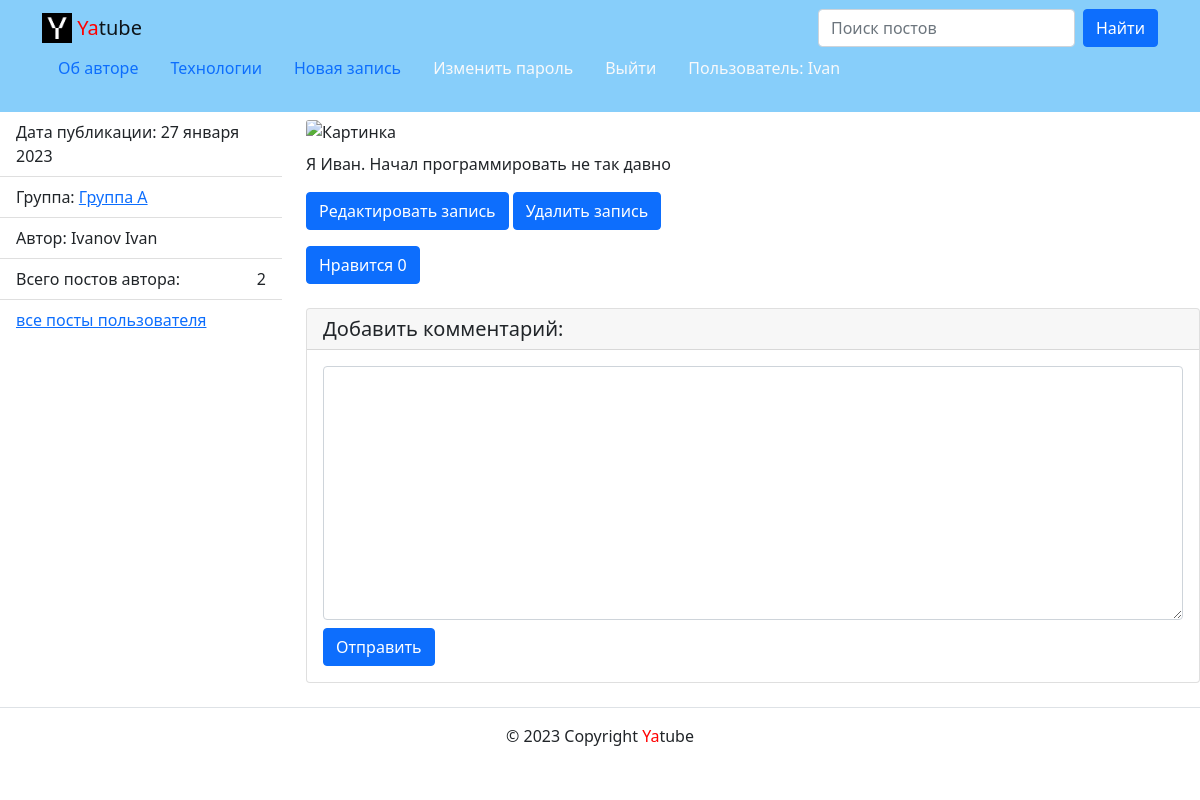
The page /posts/27/ (signed in) on the database as committed earlier.
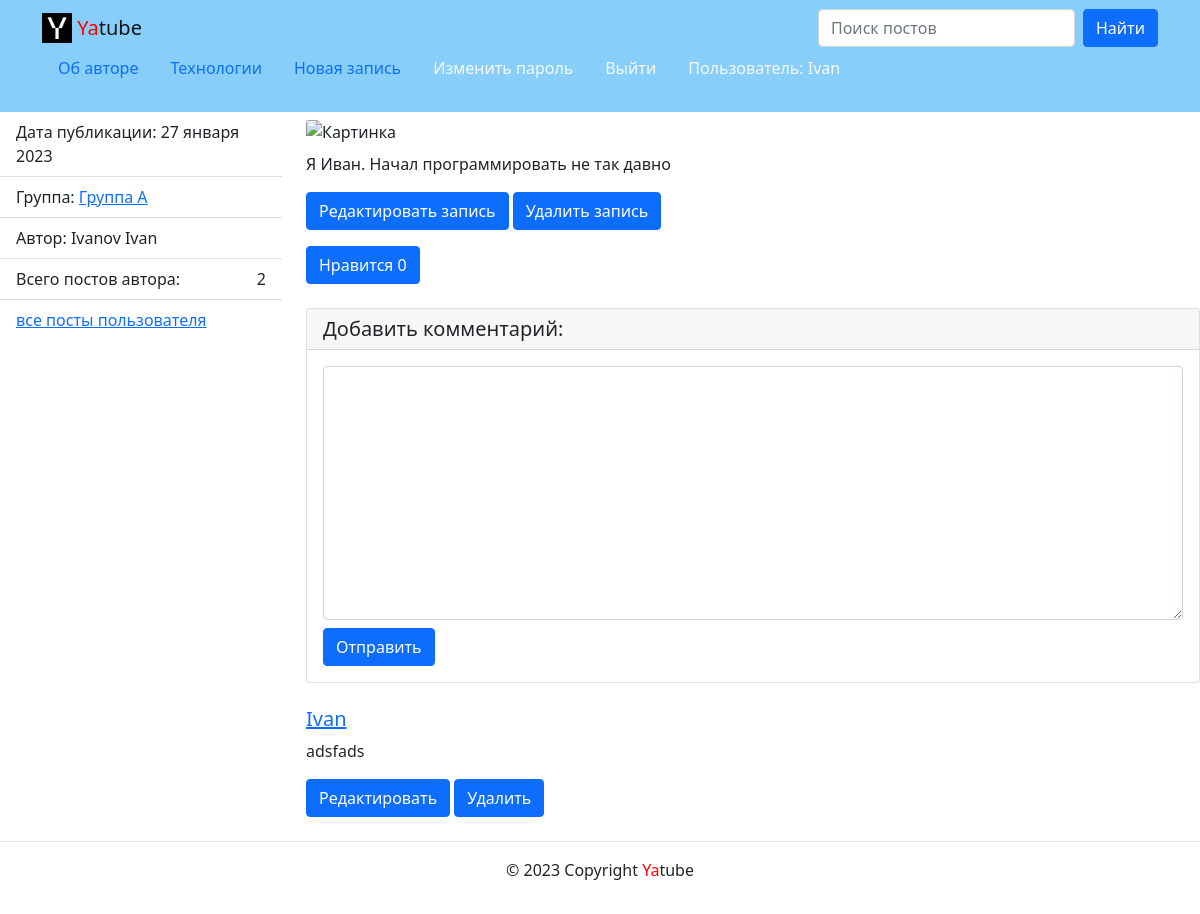
The same page on the database as committed later.
### posts/models.py (models this page shows, shortened)
class Post(models.Model):
    text = models.TextField(
        verbose_name='Содержание',
        help_text='Введите текст постов',
    )
    pub_date = models.DateTimeField(
        auto_now_add=True,
        verbose_name='Дата публикации')
    author = models.ForeignKey(
        User,
        on_delete=models.CASCADE,
        related_name='posts',
        verbose_name='Автор',
    )
    group = models.ForeignKey(
        'Group',
        on_delete=models.SET_NULL,
        blank=True,
        null=True,
        related_name='posts',
        verbose_name='Группа',
        help_text='Группа, к которой относится пост',
    )
    image = models.ImageField(
        verbose_name='Картинка',
        upload_to='posts/',
        blank=True,
        help_text='Изображение относящееся к посту'
    )
    def __str__(self):
        return self.text
    class Meta:
        verbose_name = 'Публикация'
        verbose_name_plural = 'Публикации'
        ordering = ['-pub_date']

class Group(models.Model):
    title = models.CharField(
        max_length=200,
        verbose_name='Наименование',
        help_text='Группа, к которой относится пост'
    )
    slug = models.SlugField(unique=True, verbose_name='Слаг')
    description = models.TextField(verbose_name='Описание')
    def __str__(self):
        return self.title
    class Meta:
        verbose_name = 'Группа'
        verbose_name_plural = 'Группы'
        indexes = [models.Index(fields=['slug'])]

class Comment(models.Model):
    post = models.ForeignKey(
        Post,
        on_delete=models.CASCADE,
        related_name='comments',
        verbose_name='Пост публикации'
    )
    author = models.ForeignKey(
        User,
        on_delete=models.CASCADE,
        related_name='comments',
        verbose_name='Автор публикации'
    )
    text = models.TextField(
        verbose_name='Текст комментария',
        help_text='Текст нового комментария'
    )
    created = models.DateTimeField(
        auto_now_add=True,
        verbose_name='Дата и время публикации',
    )
    class Meta:
        verbose_name = 'Комментарий'
        verbose_name_plural = 'Комментарии'

### posts/views.py (the view)
# urls.py: path('posts/<int:post_id>/', views.post_detail, name='post_detail'),
def post_detail(request, post_id):
    post = get_object_or_404(
        Post.objects.select_related('author', 'group'), pk=post_id
    )
    comments = post.comments.all()
    form = CommentForm()
    appraise_cnt = Like.objects.filter(post_id=post_id).count()
    is_like = post.like.filter(user=request.user).exists()
    context = {
        'post': post,
        'comments': comments,
        'form': form,
        'appraise_cnt': appraise_cnt,
        'is_like': is_like
    }
    return render(request, 'posts/post_detail.html', context)

### posts/forms.py
class CommentForm(forms.ModelForm):
    class Meta:
        model = Comment
        fields = ('text',)

### core/context_processors/year.py (called while the page is built)
def year(context):
    return {'year': datetime.today().year}

### core/templatetags/user_filters.py (called while the page is built)
@register.filter
def addclass(field, css):
    return field.as_widget(attrs={'class': css})

### templates/posts/post_detail.html (shortened to what this page needs)
{% extends 'base.html' %}
{% load thumbnail %}
{% block content %}
    <div class="row">
        <aside class="col-12 col-md-3">
            <ul class="list-group list-group-flush">
                <li class="list-group-item">
                    Дата публикации: {{ post.pub_date|date:"d E Y" }}
                </li>
                {% if post.group %}
                    <li class="list-group-item">
                        Группа:
                        <a href="{% url 'posts:group_list' post.group.slug %}">
                            {{ post.group }}
                        </a>
                    </li>
                {% endif %}
                <li class="list-group-item">
                    Автор: {{ post.author.get_full_name }}
                </li>
                <li class="list-group-item d-flex justify-content-between align-items-center">
                    Всего постов автора: <span>{{ post.author.posts.count }}</span>
                </li>
                <li class="list-group-item">
                    <a href="{% url 'posts:profile' post.author %}">
                        все посты пользователя
                    </a>
                </li>
            </ul>
        </aside>
        <article class="col-12 col-md-9">
            {% thumbnail post.image "960x480" crop="center" as im %}
                <img alt="Картинка" class="card-img my-2" src="{{ im.url }}">
            {% endthumbnail %}
            <p>
                {{ post }}
            </p>
            {% if user.is_authenticated %}
                <a class="btn btn-primary" href="{% url 'posts:post_edit' post.pk %}">
                    Редактировать запись
                </a>
                <a class="btn btn-primary" href="{% url 'posts:post_delete' post.pk %}">
                    Удалить запись
                </a>
                {% include 'posts/includes/like.html' %}
            {% endif %}
            {% include 'posts/includes/comment.html' %}
        </article>
    </div>
{% endblock %}

### templates/base.html (shortened to what this page needs)
{% load static %}
<!DOCTYPE html>
<html lang="ru">
  <head>
    <link rel="stylesheet" href="{% static "css/bootstrap.min.css" %}">
  </head>
  <body>
    <header>
      {% include 'includes/header.html' %}
    </header>
    <main>
        {% block content %}{% endblock %}
    </main>
    <footer class="border-top text-center py-3">
        {% include 'includes/footer.html' %}
    </footer>
  </body>
</html>

### templates/includes/header.html (shortened to what this page needs)
{% load static %}
<header>
    <nav class="navbar navbar-light" style="background-color: lightskyblue">
        <div class="container">
            <a class="navbar-brand" href="{% url 'posts:index' %}">
                <img src="{% static 'img/logo.png' %}" width="30" height="30" class="d-inline-block align-top" alt="">
                <span style="color:red">Ya</span>tube
            </a>
            <form method="get" class="d-flex" role="search" action="{% url 'posts:post_search' %}">
                <input class="form-control me-2" name="query" type="search" placeholder="Поиск постов"
                       aria-label="Поиск постов">
                <button type="submit" class="btn btn-primary">
                    Найти
                </button>
            </form>
            {% with request.resolver_match.view_name as view_name %}
                <ul class="nav nav-pills">
                    <li class="nav-item">
                        <a class="nav-link {% if view_name  == 'about:author' %}active{% endif %}"
                           href="{% url 'about:author' %}">Об авторе</a>
                    </li>
                    <li class="nav-item">
                        <a class="nav-link {% if view_name  == 'about:tech' %}active{% endif %}"
                           href="{% url 'about:tech' %}">Технологии</a>
                    </li>
                    {% if user.is_authenticated %}
                        <li class="nav-item">
                            <a class="nav-link {% if view_name  == 'posts:post_create' %}active{% endif %}"
                               href="{% url 'posts:post_create' %}">Новая запись</a>
                        </li>
                        <li class="nav-item">
                            <a class="nav-link link-light {% if view_name  == 'users:password_change' %}active{% endif %}"
                               href="{% url 'users:password_change' %}">Изменить пароль</a>
                        </li>
                        <li class="nav-item">
                            <a class="nav-link link-light {% if view_name  == 'users:logout' %}active{% endif %}"
                               href="{% url 'users:logout' %}">Выйти</a>
                        </li>
                        <li class="nav-item">
                            <p class="nav-link link-light ">Пользователь: {{ user.username }}</p>
                        </li>
                    {% endif %}
                </ul>
            {% endwith %}
        </div>
    </nav>
</header>

### templates/posts/includes/like.html
<p>
<div class="media mb-4">
    <div class="media-body">
        {% if is_like %}
            <a class="btn btn-light"
               href="{% url 'posts:post_dislike' post.pk %}" role="button">
                Нравится {{ appraise_cnt }}
            </a>
        {% else %}
            <a class="btn btn-primary "
               href="{% url 'posts:post_like' post.pk %}" role="button">
                Нравится {{ appraise_cnt }}
            </a>
        {% endif %}
    </div>
</div>
</p>

### templates/posts/includes/comment.html (shortened to what this page needs)
{% load user_filters %}
{% if user.is_authenticated %}
    <div class="card my-4">
        <h5 class="card-header">Добавить комментарий:</h5>
        <div class="card-body">
            <form method="post" action="{% url 'posts:add_comment' post.pk %}">
                <div class="form-group mb-2">
                    {{ form.text|addclass:"form-control" }}
                </div>
                <button type="submit" class="btn btn-primary">Отправить</button>
            </form>
        </div>
    </div>
{% endif %}
{% for comment in comments %}
    <div class="media mb-4">
        <div class="media-body">
            <h5 class="mt-0">
                <a href="{% url 'posts:profile' comment.author.username %}">
                    {{ comment.author.username }}
                </a>
            </h5>
            <p>
                {{ comment.text }}
            </p>
            {% if user.is_authenticated %}
                <a class="btn btn-primary" href="{% url 'posts:edit_comment' post.pk comment.pk %}">
                    Редактировать
                </a>
                <a class="btn btn-primary" href="{% url 'posts:delete_comment' post.pk comment.pk %}">
                    Удалить
                </a>
            {% endif %}
        </div>
    </div>
{% endfor %}

### templates/includes/footer.html
<p>© {{ year }} Copyright <span style="color:red">Ya</span>tube</p>

Rows that differ between the two databases and show on the page:
added Comment: author.username "Ivan", text "adsfads"
